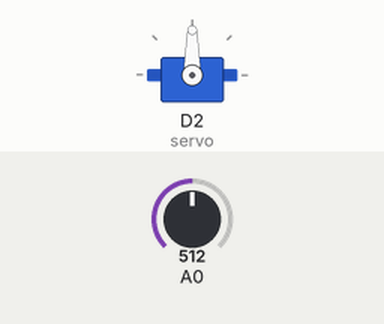
Simulated run of this sketch. Board: ESP8266 (NodeMCU). Shown: servo. The test bench sets the inputs (shaded band); at power-on: A0 = 512. WiFi joins after 1.5 s; servers stay silent unless stated; uploads are accepted with an empty reply; what the sketch prints to the serial monitor is not drawn.

Above: at 2.7 s.
2.8 s: A0 set to 216
5.7 s: A0 set to 184
At 7.9 s:
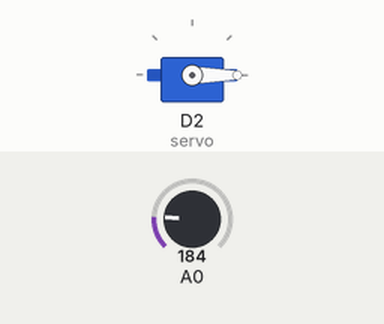
Timing chart, 0 to 9.4 s (numbered marks = the images above; inputs shaded):
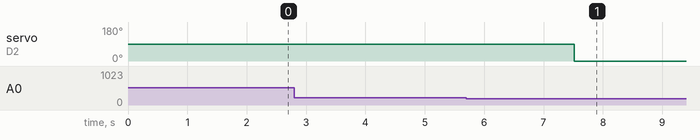

The sketch:

sketch_jun18a.ino
```cpp
#include <ESP8266WiFi.h>
#include <ESP8266HTTPClient.h>
#include <Servo.h>

const char* ssid = "114514"; // WiFi网络的名称
const char* password = "617880522"; // WiFi网络的密码

// OneNET 平台的设备 ID 和数据流 ID
const String deviceID = "1020521995"; // 设备 ID
const String datastreamID = "suo"; // 数据流 ID

// OneNET 平台的 API Key
const String apiKey = "LAHDNNfRhhmgPdZN5yPtbfAzB80="; // API Key

WiFiClient wifiClient; // WiFi 客户端对象
Servo servo; // 舵机对象

#define THRESHOLD 400 // 阈值，用于匹配按键
#define MAX_NUM_VALUES 9 // 按键序列的最大长度
#define NUM_ROWS 5 // 按键序列数组的最大行数
unsigned long t = 0; // 用于计时的变量
int key[MAX_NUM_VALUES] = {352, 922, 284, 290, 314, 258, 256, 321, 588}; // 预设的按键序列
int numRows = NUM_ROWS; // 按键序列数组的当前行数
int i = 0; // 当前匹配的按键索引

bool dataUpdated = false; // 数据更新标志

void setup() {
  servo.attach(D2); // 将舵机连接到D2引脚
  t = millis(); // 初始化计时器
  Serial.begin(9600); // 初始化串口通信
  pinMode(A0, INPUT); // 将A0引脚设置为输入模式
  WiFi.begin(ssid, password); // 连接WiFi网络
  Serial.print("WiFi connecting...");

  while (WiFi.status() != WL_CONNECTED) {
    delay(500);
    Serial.print(".");
  }

  Serial.println();
  Serial.println("WiFi connected!");
}

void loop() {

  if (WiFi.status() == WL_CONNECTED) { // 检查WiFi连接状态
    HTTPClient http;

    String url = "http://api.heclouds.com/devices/" + deviceID + "/datapoints?datastream_id=" + datastreamID;
    http.begin(wifiClient, url);
    http.addHeader("api-key", apiKey);

    int httpCode = http.GET(); // 发送GET请求获取数据

    if (httpCode == HTTP_CODE_OK) { // 检查HTTP请求是否成功
      String payload = http.getString(); // 读取响应数据

      parseData(payload); // 解析数据
      int dt = millis() - t; // 计算时间间隔
      int sensorValue = analogRead(A0); // 读取A0引脚的模拟值

      if (dt > 2000) { // 如果时间间隔超过2秒，则重新开始匹配按键
        t = millis();
        i = 0;
        servo.write(0); // 将舵机归位

        return;
      }

      if (sensorValue > 200 && dt > 200) { // 检测到按键按下
        t = millis();
        bool isMatchingKey = false;

        if (i > 0) {
          for (int a = 0; a < numRows; a++) {
            int thresholdLow = key[i - 1] - THRESHOLD;
            int thresholdHigh = key[i - 1] + THRESHOLD;
            isMatchingKey = (thresholdLow < dt && dt < thresholdHigh);

            if (isMatchingKey) break;
          }
        }

        if (isMatchingKey) { // 检测到匹配的按键
          if (++i > MAX_NUM_VALUES) { // 匹配完成，执行相应操作
            i = 0;
            servo.write(180); // 转动舵机到指定位置
            Serial.println("right!"); // 打印信息到串口监视器
          }
          return;
        }

        i = 0;
      }
    } else {
      Serial.println("从OneNET获取数据失败。HTTP状态码: " + String(httpCode));
    }

    http.end();
  }

  if (Serial.available() > 0) { // 检测串口输入
    String input = Serial.readStringUntil('\n'); // 读取串口数据直到换行符
    input.trim();

    if (input == "printkey") { // 如果输入为"printkey"，打印按键序列
      printKeyArray();
    }
  }
}

void parseData(String payload) {
  String value = getValueByKey(payload, "value");

  if (value != "") {
    int colIndex = 0;
    char *ptr = strtok((char *)value.c_str(), "/");

    while (ptr != NULL && colIndex < MAX_NUM_VALUES) {
      key[colIndex] = atoi(ptr); // 解析按键序列
      ptr = strtok(NULL, "/");
      colIndex++;
    }

    numRows = 1;  // 将按键序列数组的行数设置为1
  } else {
    Serial.println("未从OneNET接收到数据.");
  }
}

void printKeyArray() {
  Serial.println("now key:");
  for (int i = 0; i < numRows; i++) {
    for (int j = 0; j < MAX_NUM_VALUES; j++) {
      Serial.print(key[i * MAX_NUM_VALUES + j]); // 打印按键序列
      Serial.print(" ");
    }
    Serial.println();
  }
}

String getValueByKey(String data, String key) {
  String value = "";
  int keyIndex = data.indexOf(key);

  if (keyIndex != -1) {
    int valueIndex = data.indexOf(":", keyIndex);
    int valueEndIndex = data.indexOf(",", valueIndex);

    if (valueIndex != -1 && valueEndIndex != -1) {
      value = data.substring(valueIndex + 1, valueEndIndex); // 提取数值部分
      value.trim();
      value.remove(0, 1);
      value.remove(value.length() - 1);
    }
  }

  return value;
}
```

Measured:
- the behaviour switches between 201 and 200 on A0 (found by bisection; images 0 and 1)
- after the input at 2.8 s, every drawn part: stays the same
- after the input at 5.7 s, servo on D2 (servo): 90° → 0° after 1.8 s
